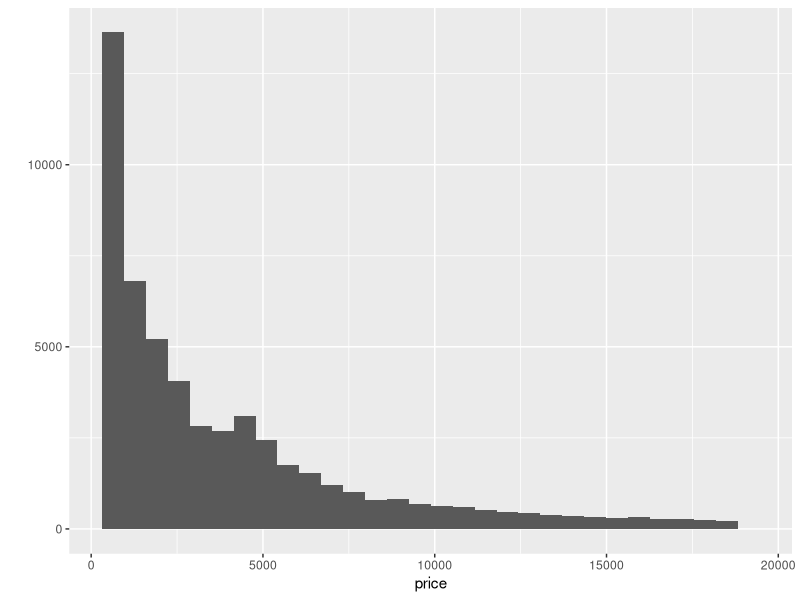
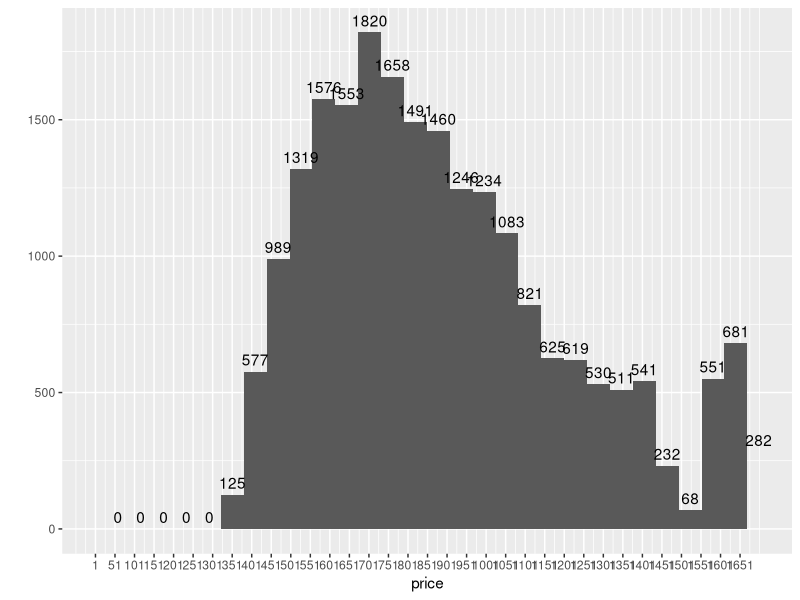
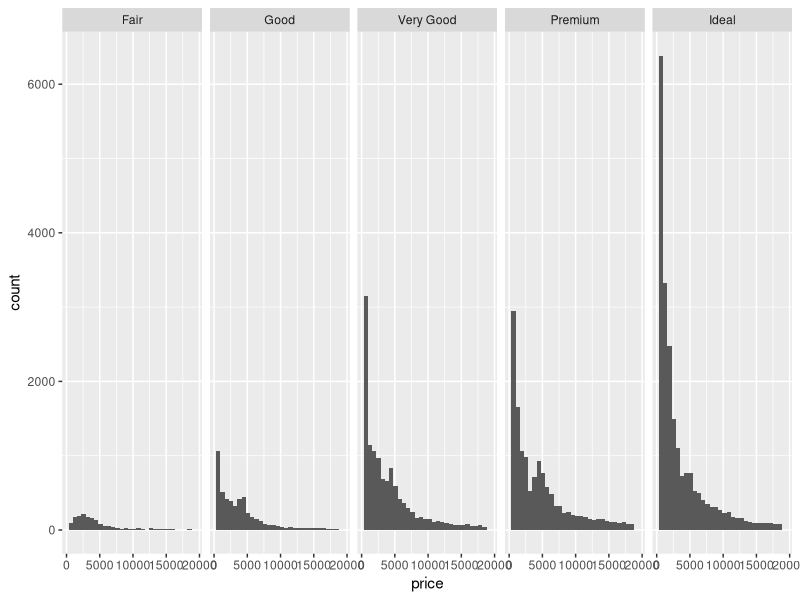
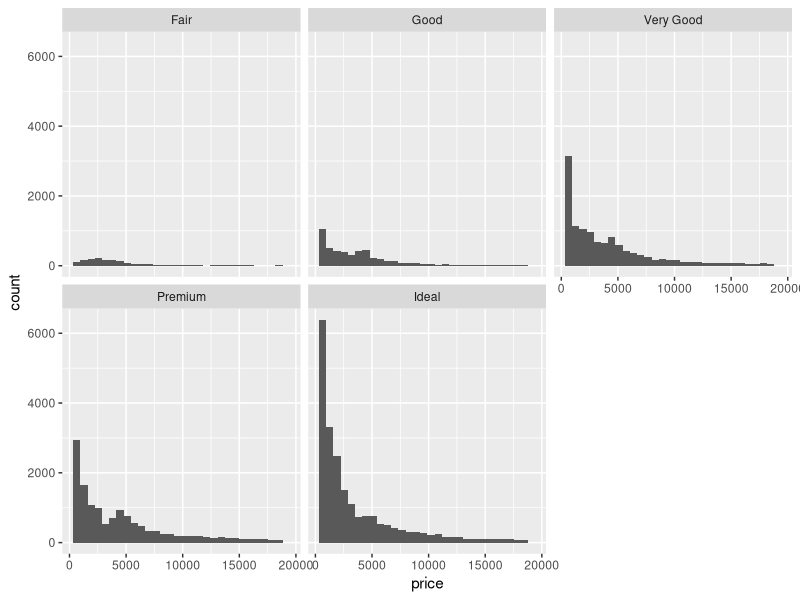
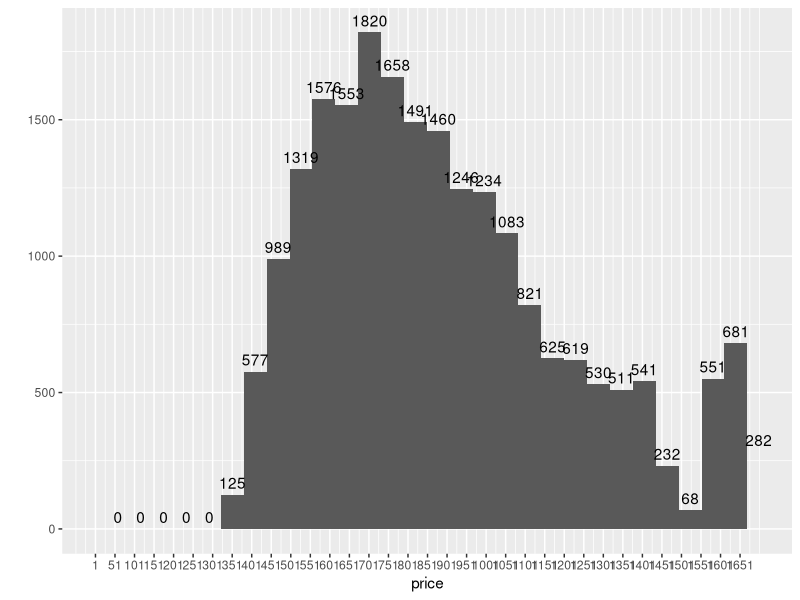

Generate these figures, in order, with R:
library(ggplot2)
data(diamonds)
summary(diamonds)
names(diamonds)
levels(diamonds)
str(diamonds)
levels(diamonds$color)
?diamonds


#histgram of price
qplot(x=price, data=diamonds)
mean(diamonds$price)


Less500 <- subset(diamonds, diamonds$price < 500)
less250 <- subset(diamonds, diamonds$price < 250)

less15000 <- subset(diamonds, diamonds$price >= 15000)

?length

length(diamonds$price)

length(less250$price)


#explore the largest peak in teh price histogram
qplot(x = price, data = diamonds) +
  scale_x_continuous(limits = c(1,1700), breaks = seq(1,1700,50)) +
  stat_bin(aes(y=..count.., label=..count..), geom='text', vjust=-.5)
#source:https://stackoverflow.com/questions/23768546/how-to-show-count-of-each-bin-on-histogram-on-the-plot

ggsave('pricepeakhistgram.png')


library(gridExtra)
ggplot(diamonds, aes(x = price)) +
  geom_histogram() +
  facet_grid(~cut)

ggplot(diamonds, aes(x = price)) +
  geom_histogram() +
  facet_wrap(~cut)
#source: https://stackoverflow.com/questions/34044725/r-split-histogram-according-to-factor-level

by(diamonds$price, diamonds$cut, summary)
